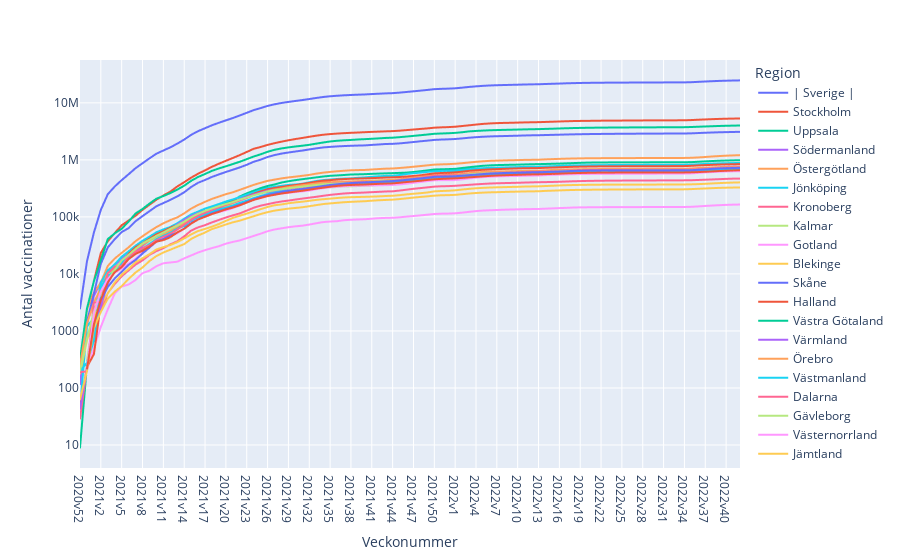

The code cell stored with this chart in its notebook:
### Code cell
df1["Veckonummer"] = df1["År"].astype(str) + "v" + df1["Vecka"].astype(str)
px.line(df1, x= "Veckonummer", y="Antal vaccinationer", color="Region", log_y=True)
